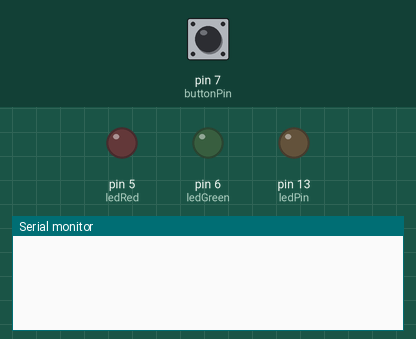
The sketch below on a simulated Arduino Uno, built with avr-gcc and run on an emulated ATmega328P. Shown: output pins drawn as LEDs (lit = HIGH), the last lines printed to the serial monitor. Inputs (shaded band) come from the test bench; at power-on: pin 7 (buttonPin) LOW.

Above: at 1.2 s.
1.3 s: pin 7 (buttonPin) pulled HIGH for 0.15 s
At 1.48 s:
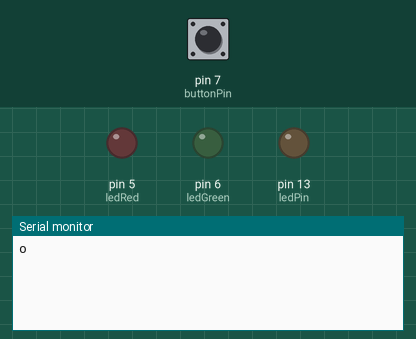
At 2.9 s:
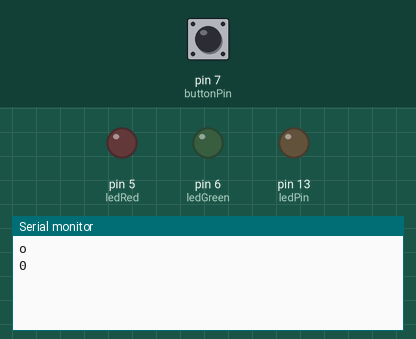

Measured:
- after the input at 1.3 s, the serial monitor: prints a new line after 0.05 s (image 1)

The sketch:

master-asking-info-read.ino
```cpp
////sensor de temperatura usando o LM35
//
//const int LM35 = A0; //define o pino que lera a saida do LM35
//int temperatura; // variavel que armazenara a temperatura medida
//
////funcao que sera executada uma vez quando ligar ou resetar o arduino
//void setup()
//{
//  Serial.begin(9600);//inicializa a comunicacao serial
//}
//
//void loop()
//{
//
//  //getting the voltage reading from the temperature sensor
// int reading = analogRead(LM35);
//
// // converting that reading to voltage, for 3.3v arduino use 3.3
// float voltage = reading * 5.0;
// voltage /= 1024.0;
//
// // print out the voltage
// Serial.print(voltage); Serial.println(" volts");
//
// // now print out the temperature
// float temperatureC = (voltage - 0.5) * 100 ;  //converting from 10 mv per degree wit 500 mV offset
//                                               //to degrees ((voltage - 500mV) times 100)
// Serial.print(temperatureC); Serial.println(" degrees C");
//
// // now convert to Fahrenheit
// float temperatureF = (temperatureC * 9.0 / 5.0) + 32.0;
// Serial.print(temperatureF); Serial.println(" degrees F");
//
// delay(1000);
//}

//sensor de temperatura usando o LM35
#define ledRed 5
#define ledGreen 6

int ledPin = 13; // internal LED is connected to built-in LED pin
int ledState = LOW;

int temp = 0 ; // variable to store temperature reading from slave

const int buttonPin = 7;   // pin 2

bool green_on = false;
bool red_on  = false;
bool pinState = LOW;

String inString = "";  // string to hold input

unsigned long lastMillis = 0;   // the time the LED started blinking

const unsigned long blinkDuration = 1000; // the duration of the blink in milliseconds
static uint32_t lastPressTime1 = 0;

//BUTTON DEBOUNCING
int buttonState;            // the current reading from the input pin
int lastButtonState = LOW;  // the previous reading from the input pin
unsigned long lastDebounceTime = 0;  // the last time the output pin was toggled
unsigned long debounceDelay = 50;    // the debounce time; increase if the output flickers

int time_green_led = 0;
int time_red_led = 0;
bool last_state_green_led = false;
bool last_state_red_led = false;

unsigned long time = 0;
unsigned long previous_time = 0;
/*


✔O “Dispositivo Master” deve
✔Solicitar a temperatura ao “Dispositivo Slave” quando o
botão for pressionado e receber o valor correspondente. Se
a temperatura estiver acima de 25oC, o LED Interno da
placa do “Dispositivo Master” deve ser aceso. Caso
contrário, deve se manter apagado.


*/

//funcao que sera executada uma vez quando ligar ou resetar o arduino
void setup()
{
  pinMode(ledPin, OUTPUT); // LED as OUTPUT
  pinMode(ledRed, OUTPUT);
  pinMode(ledGreen, OUTPUT);
  pinMode(buttonPin, INPUT); //BUTTON INPUT

  Serial.begin(9600);//inicializa a comunicacao serial
}


void blink_leds() {
  	previous_time = time;
    time = millis();
  	if (time < previous_time)
    {
     return;
    }
    if (red_on && ((time - time_red_led >= blinkDuration) || time_red_led == 0) )
    {
        time_red_led = time;
        last_state_red_led = !last_state_red_led;
        digitalWrite(ledRed, last_state_red_led);
    } else {
        digitalWrite(ledRed, LOW);
    }
 	if (green_on && ((time - time_green_led >= blinkDuration) || time_green_led == 0) )
    {
        time_green_led = time;
        last_state_green_led = !last_state_green_led;
        digitalWrite(ledGreen, last_state_green_led);
    }
    else
    {
        digitalWrite(ledGreen, LOW);
    }


    /*if (green_on) {
        digitalWrite(ledGreen, (time / blinkDuration) % 2);
    } else {
        digitalWrite(ledGreen, LOW);
    }*/

}

int read_serial() {
    // clear the string for new input:
  	inString = "";
  	while (Serial.available() > 0) {
      int inChar = Serial.read();
      if (isDigit(inChar)) {
        // convert the incoming byte to a char and add it to the string:
        inString += (char)inChar;
      }
      // if you get a newline, print the string, then the string's value:
      if (inChar == '\n') {
        Serial.print("Value:");
        Serial.println(inString.toInt());

        return inString.toInt();

    }
  }
}

void loop() {
  blink_leds();
  digitalWrite(ledPin, LOW);

  int reading = digitalRead(buttonPin);
  //temp =0;

  //BUTTON DEBOUNCING
  if (reading != lastButtonState) {
    // reset the debouncing timer
    lastDebounceTime = millis();
  }

  if ((millis() - lastDebounceTime) > debounceDelay) {
  	// if the button state has changed:
    if (reading != buttonState) {
      buttonState = reading;

      // only toggle the LED if the new button state is HIGH
      if (buttonState == HIGH) {

        //write it down in the slave serial
      	Serial.println('o');
      }
      else {
        temp = read_serial();

        //button state is LOW
        //call to read Serial console
        Serial.println(temp);
      }
    }
  }


  if (int(temp) > 25) {
  	//pinState = !pinState; // inverter estad
    digitalWrite(ledPin, HIGH);
    //Serial.println(temp);
  }
  if (temp >= 30 && temp <= 35) {
    Serial.println(temp);
    green_on = true;
    red_on = false;
    digitalWrite(ledPin, pinState);
  }
  else if (temp > 35){
    green_on = false;
    red_on = true;
  }

  // save the reading. Next time through the loop, it'll be the lastButtonState:
  lastButtonState = reading;
}
```
